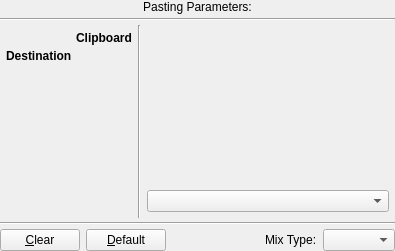
<ui version="4.0" >
 <class>PasteChannelsDialogContent</class>
 <widget class="QWidget" name="PasteChannelsDialogContent" >
  <property name="geometry" >
   <rect>
    <x>0</x>
    <y>0</y>
    <width>395</width>
    <height>251</height>
   </rect>
  </property>
  <property name="windowTitle" >
   <string>Form</string>
  </property>
  <layout class="QVBoxLayout" >
   <property name="margin" >
    <number>0</number>
   </property>
   <property name="spacing" >
    <number>4</number>
   </property>
   <item>
    <widget class="QLabel" name="label" >
     <property name="text" >
      <string>Pasting Parameters:</string>
     </property>
     <property name="alignment" >
      <set>Qt::AlignCenter</set>
     </property>
     <property name="wordWrap" >
      <bool>true</bool>
     </property>
    </widget>
   </item>
   <item>
    <widget class="Line" name="line_2" >
     <property name="orientation" >
      <enum>Qt::Horizontal</enum>
     </property>
    </widget>
   </item>
   <item>
    <widget class="QFrame" name="frame" >
     <property name="sizePolicy" >
      <sizepolicy>
       <hsizetype>5</hsizetype>
       <vsizetype>7</vsizetype>
       <horstretch>0</horstretch>
       <verstretch>0</verstretch>
      </sizepolicy>
     </property>
     <property name="frameShape" >
      <enum>QFrame::NoFrame</enum>
     </property>
     <property name="frameShadow" >
      <enum>QFrame::Raised</enum>
     </property>
     <layout class="QHBoxLayout" >
      <property name="margin" >
       <number>0</number>
      </property>
      <property name="spacing" >
       <number>0</number>
      </property>
      <item>
       <widget class="QFrame" name="frame_2" >
        <property name="frameShape" >
         <enum>QFrame::NoFrame</enum>
        </property>
        <property name="frameShadow" >
         <enum>QFrame::Raised</enum>
        </property>
        <layout class="QGridLayout" >
         <property name="margin" >
          <number>6</number>
         </property>
         <property name="spacing" >
          <number>4</number>
         </property>
         <item row="1" column="1" >
          <widget class="QFrame" name="checkBoxFrame" >
           <property name="frameShadow" >
            <enum>QFrame::Raised</enum>
           </property>
          </widget>
         </item>
         <item row="0" column="1" >
          <widget class="QLabel" name="horzLabel" >
           <property name="font" >
            <font>
             <weight>75</weight>
             <bold>true</bold>
            </font>
           </property>
           <property name="text" >
            <string>Clipboard</string>
           </property>
           <property name="alignment" >
            <set>Qt::AlignCenter</set>
           </property>
          </widget>
         </item>
         <item row="1" column="0" >
          <widget class="QLabel" name="vertLabel" >
           <property name="font" >
            <font>
             <weight>75</weight>
             <bold>true</bold>
            </font>
           </property>
           <property name="text" >
            <string>Destination</string>
           </property>
           <property name="scaledContents" >
            <bool>false</bool>
           </property>
          </widget>
         </item>
         <item row="2" column="1" >
          <spacer>
           <property name="orientation" >
            <enum>Qt::Vertical</enum>
           </property>
           <property name="sizeHint" >
            <size>
             <width>20</width>
             <height>40</height>
            </size>
           </property>
          </spacer>
         </item>
        </layout>
       </widget>
      </item>
      <item>
       <widget class="Line" name="vertLine" >
        <property name="orientation" >
         <enum>Qt::Vertical</enum>
        </property>
       </widget>
      </item>
      <item>
       <widget class="QFrame" name="frame_3" >
        <property name="frameShape" >
         <enum>QFrame::NoFrame</enum>
        </property>
        <property name="frameShadow" >
         <enum>QFrame::Raised</enum>
        </property>
        <layout class="QVBoxLayout" >
         <property name="margin" >
          <number>6</number>
         </property>
         <property name="spacing" >
          <number>4</number>
         </property>
         <item>
          <widget class="QStackedWidget" name="repeatStackedWidget" >
           <property name="currentIndex" >
            <number>0</number>
           </property>
           <widget class="QWidget" name="page_2" />
          </widget>
         </item>
         <item>
          <widget class="QComboBox" name="repeatTypeComboBox" />
         </item>
        </layout>
       </widget>
      </item>
     </layout>
    </widget>
   </item>
   <item>
    <widget class="Line" name="line" >
     <property name="orientation" >
      <enum>Qt::Horizontal</enum>
     </property>
    </widget>
   </item>
   <item>
    <layout class="QHBoxLayout" >
     <property name="margin" >
      <number>0</number>
     </property>
     <property name="spacing" >
      <number>6</number>
     </property>
     <item>
      <widget class="QPushButton" name="clearButton" >
       <property name="text" >
        <string>&amp;Clear</string>
       </property>
      </widget>
     </item>
     <item>
      <widget class="QPushButton" name="defaultButton" >
       <property name="text" >
        <string>&amp;Default</string>
       </property>
      </widget>
     </item>
     <item>
      <spacer>
       <property name="orientation" >
        <enum>Qt::Horizontal</enum>
       </property>
       <property name="sizeHint" >
        <size>
         <width>5</width>
         <height>5</height>
        </size>
       </property>
      </spacer>
     </item>
     <item>
      <widget class="QLabel" name="mixTypeLabel" >
       <property name="text" >
        <string>Mix Type:</string>
       </property>
      </widget>
     </item>
     <item>
      <widget class="QComboBox" name="mixTypeComboBox" />
     </item>
    </layout>
   </item>
  </layout>
 </widget>
 <resources/>
 <connections/>
</ui>
